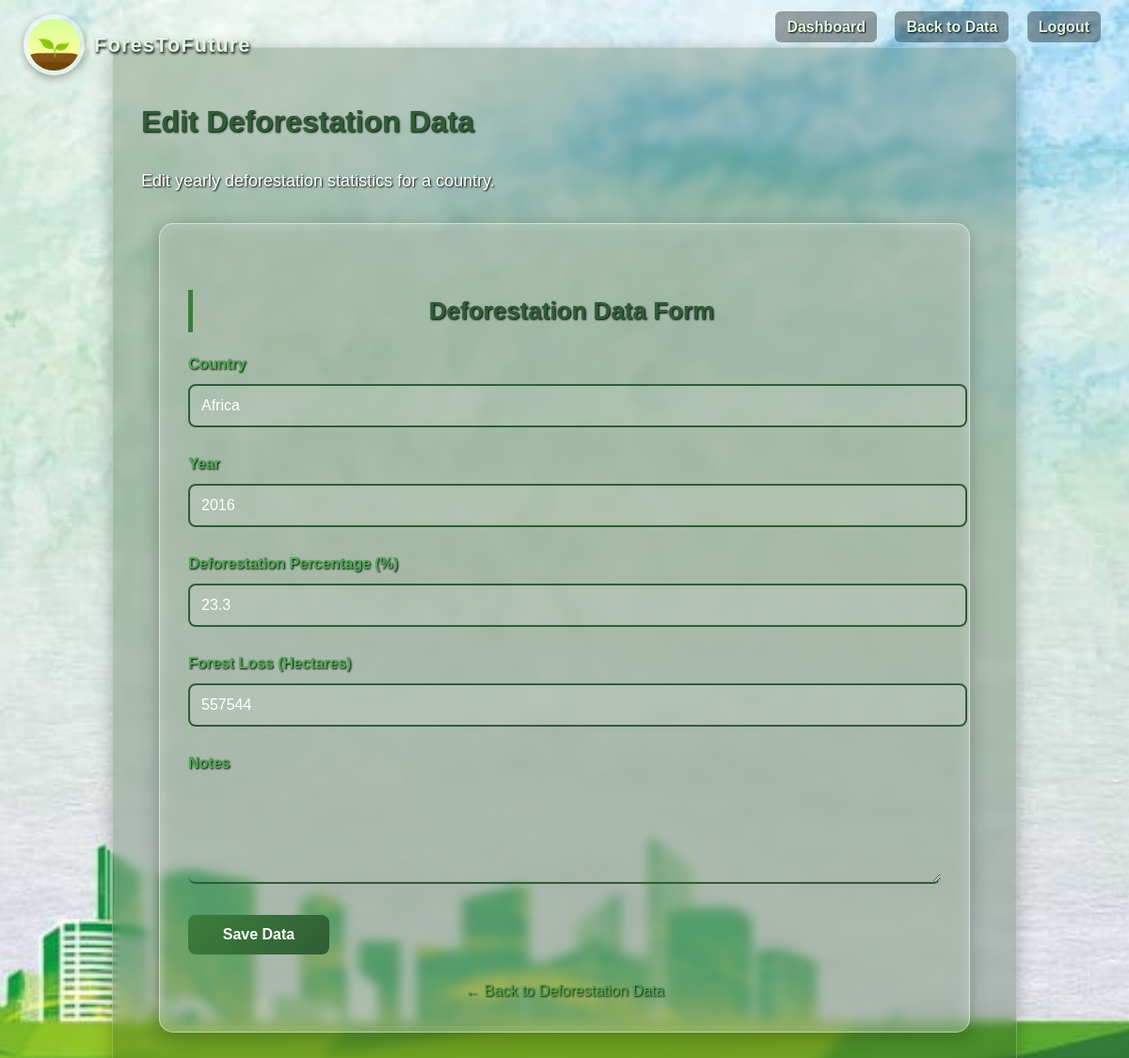
The app's page /admin/deforestation/edit/201 (signed in) with its own data.
### models.py (models this page shows)
class DeforestationData(db.Model):
    __tablename__ = 'deforestation_data'
    id = db.Column(db.Integer, primary_key=True)
    country = db.Column(db.String(100), nullable=False)
    year = db.Column(db.Integer, nullable=False)
    deforestation_percentage = db.Column(db.Float, nullable=False)
    forest_loss_hectares = db.Column(db.Integer)
    notes = db.Column(db.Text)
    __table_args__ = (
        db.UniqueConstraint('country', 'year', name='unique_country_year'),
    )

### app.py (the view, shortened to what this page needs)
@app.route('/admin/deforestation/edit/<int:id>', methods=['GET', 'POST'])
def admin_edit_deforestation(id):
    if 'admin_id' not in session:
        flash("Please log in to access this page.", "error")
        return redirect(url_for('admin_login'))
    data = DeforestationData.query.get_or_404(id)
    form = DeforestationDataForm(obj=data)
    return render_template('admin_deforestation_form.html', form=form, action='Edit')

### forms.py
class DeforestationDataForm(FlaskForm):
    country = StringField('Country', validators=[DataRequired(), Length(max=100)])
    year = IntegerField('Year', validators=[DataRequired(), NumberRange(min=2000, max=2030)])
    deforestation_percentage = FloatField('Deforestation Percentage (%)', validators=[DataRequired(), NumberRange(min=0, max=100)])
    forest_loss_hectares = IntegerField('Forest Loss (Hectares)', validators=[Optional()])
    notes = TextAreaField('Notes', validators=[Optional()])
    submit = SubmitField('Save Data')

### templates/admin_deforestation_form.html (shortened to what this page needs)
{% extends "base.html" %}
{% block navigation %}
<nav class="top-right-nav">
    <a href="{{ url_for('admin_dashboard') }}">Dashboard</a>
    <a href="{{ url_for('admin_deforestation') }}">Back to Data</a>
    <a href="{{ url_for('admin_logout') }}">Logout</a>
</nav>
{% endblock %}
{% block content %}
<div class="content">
    <h1>{{ action }} Deforestation Data</h1>
    <p>{{ action }} yearly deforestation statistics for a country.</p>
    <div class="contactForm card-form" style="max-width: 800px; margin: 30px auto;">
        <form method="POST">
            <h2>Deforestation Data Form</h2>
            <div class="inputBox">
                {{ form.country.label }}
                {{ form.country(class="form-control") }}
            </div>
            <div class="inputBox">
                {{ form.year.label }}
                {{ form.year(class="form-control") }}
            </div>
            <div class="inputBox">
                {{ form.deforestation_percentage.label }}
                {{ form.deforestation_percentage(class="form-control", step="0.01") }}
            </div>
            <div class="inputBox">
                {{ form.forest_loss_hectares.label }}
                {{ form.forest_loss_hectares(class="form-control") }}
            </div>
            <div class="inputBox">
                {{ form.notes.label }}
                {{ form.notes(rows=4, style="height: auto;") }}
            </div>
            <div class="inputBox">
                {{ form.submit(class="submit-btn") }}
            </div>
        </form>
        <div style="text-align: center; margin-top: 15px;">
            <a href="{{ url_for('admin_deforestation') }}" style="color: #4caf50; text-decoration: none;">← Back to Deforestation Data</a>
        </div>
    </div>
</div>
{% endblock %}

### static/style.css (style rules this page uses)
body { margin: 0; padding: 0; font-family: Arial, sans-serif; background-image: url("ghg.jpg"); background-size: cover; background-position: center; background-repeat: no-repeat; background-attachment: fixed; color: #ffffff; text-shadow: 1px 1px 2px black; }
.top-right-nav { position: fixed; top: 20px; right: 30px; z-index: 1000; }
.top-right-nav a { margin-left: 15px; text-decoration: none; font-weight: bold; color: #dff8df; padding: 8px 12px; border-radius: 6px; background-color: rgba(0,0,0,0.35); transition: 0.3s; }
.content { max-width: 900px; margin: 50px auto; padding: 30px; background: rgba(20, 60, 20, 0.25); backdrop-filter: blur(6px); -webkit-backdrop-filter: blur(6px); border-radius: 15px; border: 1px solid rgba(255, 255, 255, 0.25); box-shadow: 0 4px 20px rgba(0, 0, 0, 0.25); line-height: 1.7; }
.content h1 { color: #2f5d34; margin-bottom: 20px; }
.content h2 { color: #2f5d34; border-left: 5px solid #3c7d3c; padding-left: 10px; margin-top: 40px; }
.content p { line-height: 1.7; font-size: 18px; text-align: justify; margin-bottom: 20px; }
.contactForm { position: relative; padding-bottom: 150px; }
.card-form { flex: 1; background: rgba(255, 255, 255, 0.30); backdrop-filter: blur(8px); -webkit-backdrop-filter: blur(8px); padding: 30px; border-radius: 15px; border: 1px solid rgba(255, 255, 255, 0.45); box-shadow: 0 4px 20px rgba(0, 0, 0, 0.25); color: #1a1a1a; }
.card-form h2 { margin-bottom: 20px; font-size: 26px; color: #2f5d34; text-align: center; font-weight: bold; }
.card-form .inputBox { position: relative; width: 100%; margin-bottom: 25px; }
.card-form .inputBox input, .card-form .inputBox textarea { width: 100%; padding: 12px 0; background: transparent; border: none; border-bottom: 2px solid #2f5d34; outline: none; font-size: 16px; color: #000; }
.card-form .inputBox textarea { min-height: 80px; resize: vertical; }
.card-form .inputBox label { display: block; margin-bottom: 8px; color: #4caf50; font-weight: bold; }
.card-form input[type="submit"], .card-form .submit-btn { width: 150px; padding: 12px 18px; background: linear-gradient(135deg, #3c7d3c, #2f5d34); color: #fff; border: none; border-radius: 8px; cursor: pointer; transition: 0.3s; font-size: 16px; font-weight: bold; }

### templates/base.html (style rules this page uses)
body { opacity: 1; transition: opacity 0.6s ease; }

### templates/admin_deforestation_form.html (style rules this page uses)
.inputBox input[type="text"], .inputBox input[type="number"], .inputBox textarea { width: 100%; padding: 12px; background: rgba(255,255,255,0.1); border: 2px solid #2f5d34; border-radius: 8px; color: white; font-size: 16px; }
.inputBox textarea { resize: vertical; }
.inputBox label { display: block; margin-bottom: 8px; color: #4caf50; font-weight: bold; }
.form-control { width: 100%; }

### records on screen
DeforestationData: country "Africa", year "2016", deforestation_percentage "23.3", forest_loss_hectares "557544"

### other values on screen
{{ action }} "Edit"
